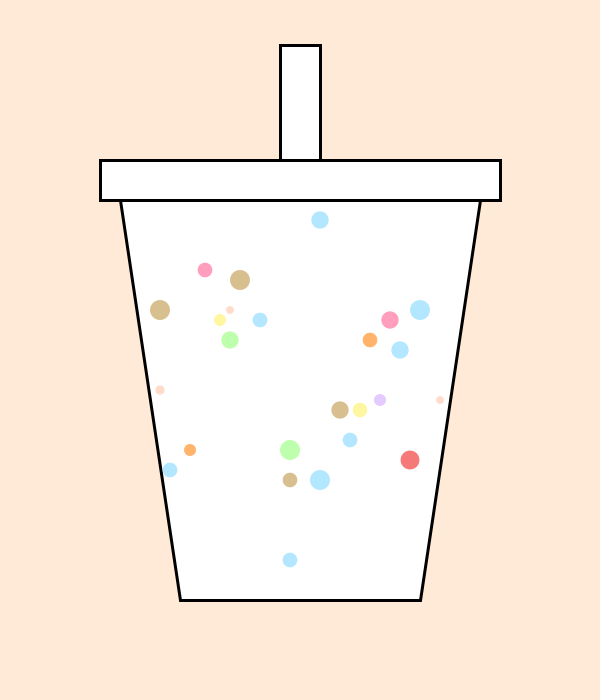
Frame 1 (no input)
Frame 60 (the mouse pressed at the canvas centre just before this capture): identical to frame 1, image omitted
Frame 120 (the mouse held since frame 60 and released just before this capture): identical to frame 1, image omitted

The Processing sketch that drew this single still picture (run headless with seeded random() and noise(); from frame 60 on, the mouse is pressed at the canvas centre):

// Processing sketch: TwentyFiveData
// ── TwentyFiveData.pde
float[] amounts = {
  250, 300, 200, 300, 350,
  200, 250, 350, 330, 300,
  250, 200, 250, 350, 250,
  125, 350, 250, 150, 250,
  250, 125, 350, 300, 300
};

int[] drinkTypes = {
  0, 1, 2, 0, 3,
  4, 0, 1, 5, 0,
  6, 7, 0, 1, 2,
  8, 0, 10, 8, 4,
  0, 8, 0, 3, 6
};

float[] xpos = {
  170, 340, 220, 400, 290,
  190, 350, 240, 410, 320,
  205, 380, 290, 160, 360,
  230, 420, 290, 160, 370,
  260, 440, 320, 230, 390
};

float[] ypos = {
  470, 410, 320, 350, 450,
  450, 440, 280, 460, 220,
  270, 400, 560, 310, 410,
  310, 310, 480, 390, 340,
  320, 400, 480, 340, 320
};

color[] drinkColours = {
  #B2E7FF, #D8BF90, #FFF6A2, #BEFFAD,
  #FFB36B, #F57979, #FF9FBD, #E4CBFF,
  #FFDBC9, #E4CBFF, #D8BF90, #FFF6A2
};

float sizeOf(float amount) {
  return map(amount, 200, 350, 12, 20);
}

void setup() {
  size(600, 700);
}

void draw() {
  background(#FFEAD8);

  // Cup
  fill(255);
  stroke(0);
  strokeWeight(3);
  quad(120, 200, 480, 200, 420, 600, 180, 600);

  // First 25 observations
  for (int i = 0; i < 25; i++) {
    fill(drinkColours[drinkTypes[i]]);
    noStroke();
    ellipse(xpos[i], ypos[i],
      sizeOf(amounts[i]), sizeOf(amounts[i]));
  }

  // Lid and straw
  fill(255);
  stroke(0);
  strokeWeight(3);
  rect(100, 160, 400, 40);
  rect(280, 45, 40, 115);
}
